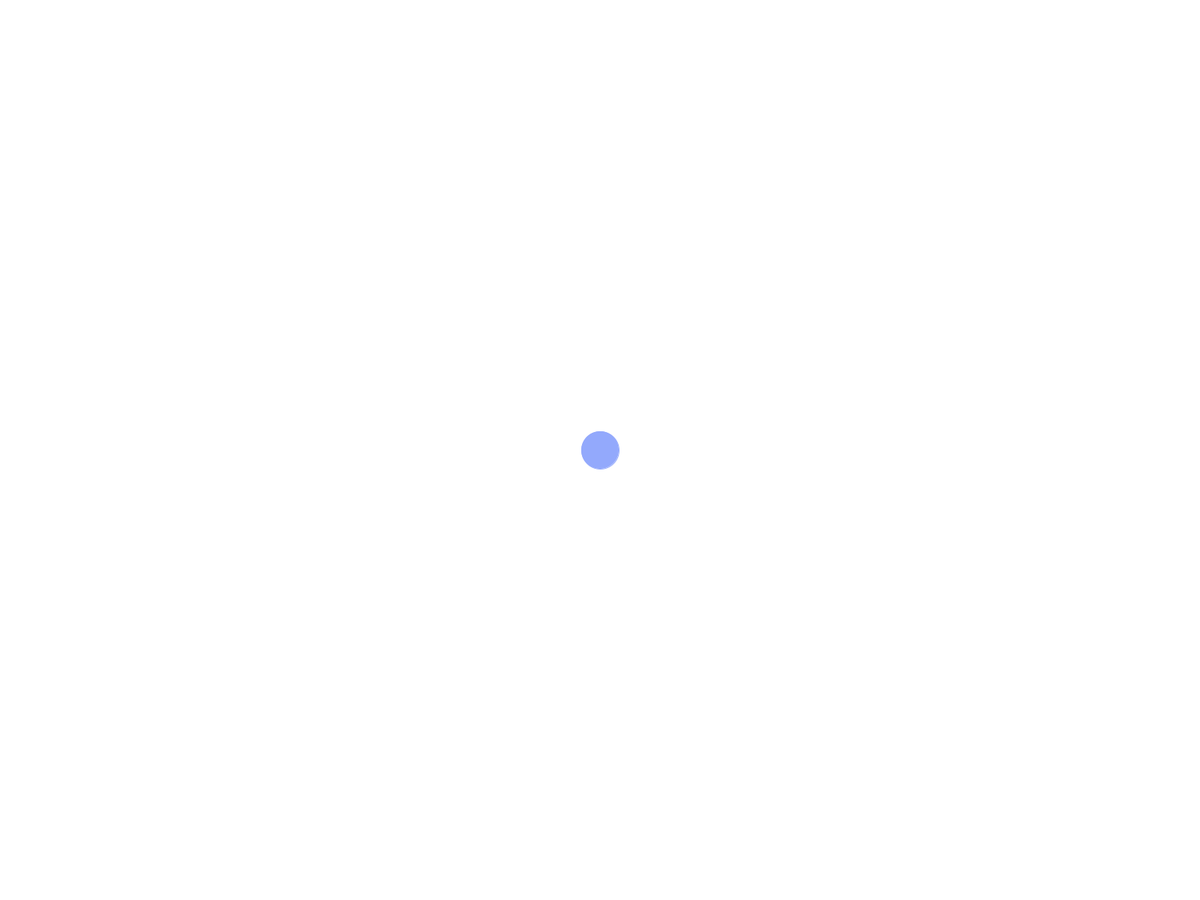
Frame 1 (no input)
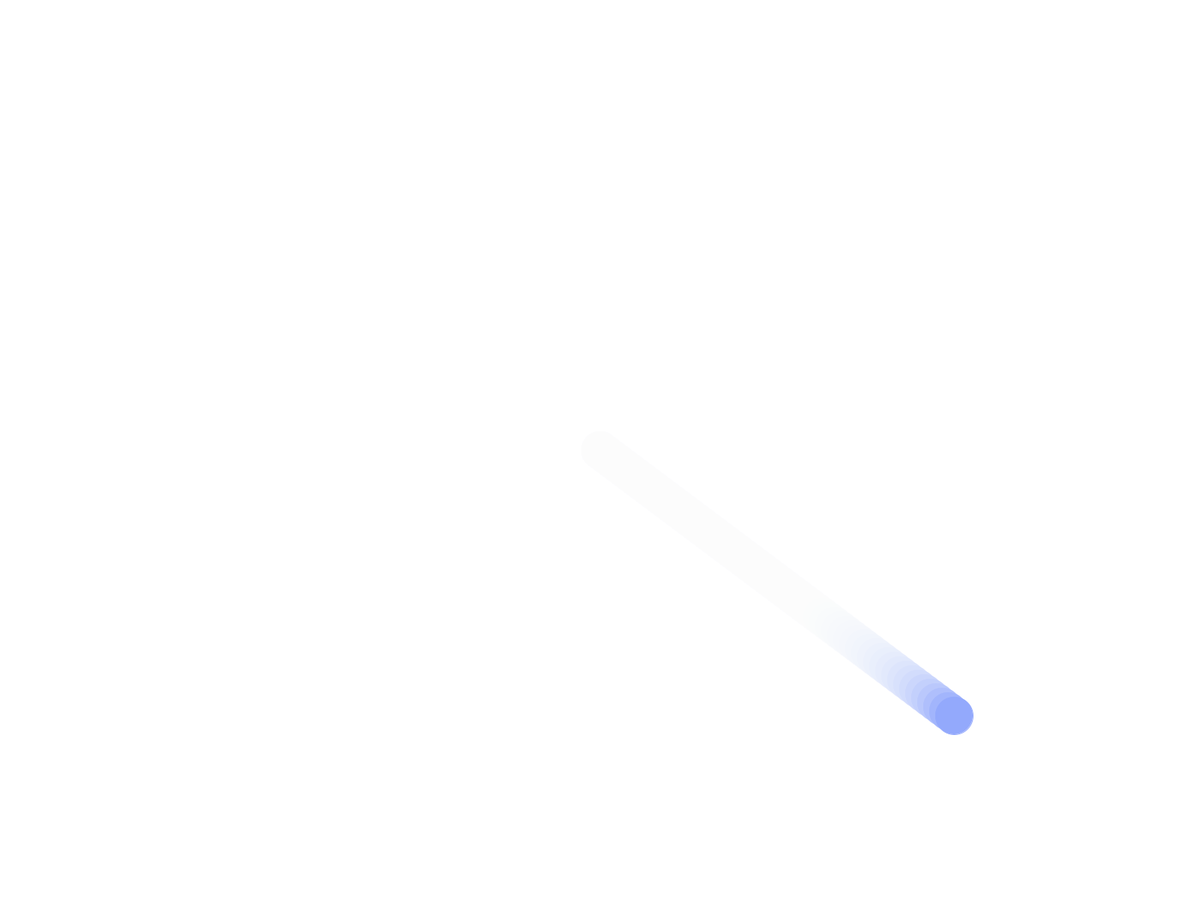
Frame 60 (the mouse pressed at the canvas centre just before this capture)
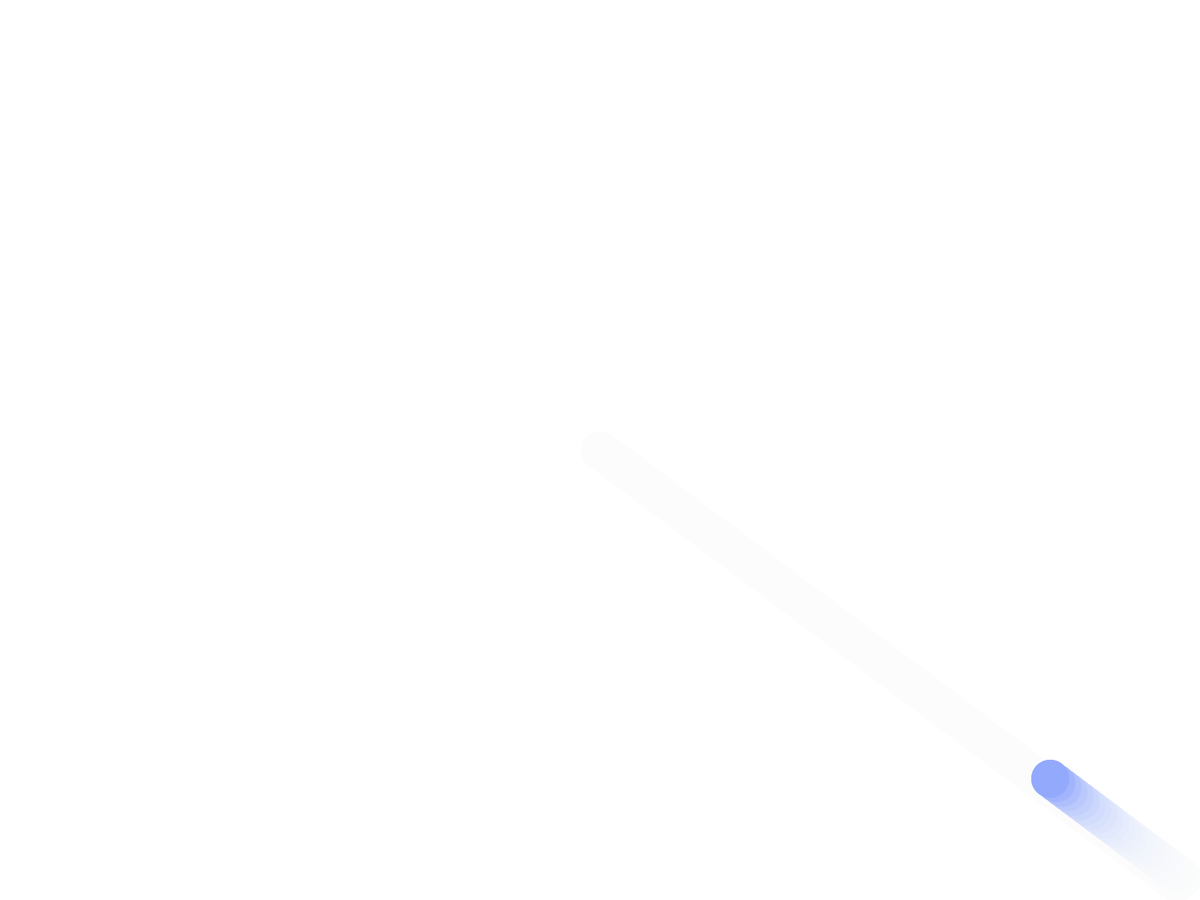
Frame 120 (the mouse held since frame 60 and released just before this capture)

The Processing sketch that drew these frames (run headless with seeded random() and noise(); from frame 60 on, the mouse is pressed at the canvas centre):

// Processing sketch: bounce
// ── bounce.pde
// Brendan Chen
// 2021/09/13

// Variable Initialization //

int x;
int y;
int xV;
int yV;


void setup() {

  background(255);
  //size(800,800);
  fullScreen();
  
  // Global Variables //
    
  x = width/2;
  y = height/2;
  
  xV = int(random(5, 10));
  yV = int(random(5, 10));
  
}

void draw() {
  // Circle //
  strokeWeight(1);  // Draw
  fill(#829BFC);
  stroke(#829BFC);
  circle(x,y, 50);
  
  x = x + xV;  // Movement
  y = y + yV;
  
  if (y < 0+25 || y > height-25 || dist(x,y, mouseX,mouseY) < 25) {  // Collisions 
    yV = yV*-1; 
  }
  if (x < 0+25 || x > width-25 || dist(x,y, mouseX,mouseY) < 25) {
    xV = xV*-1;
  }
  
  
  // Fade //
  fill(255,255,255, 35);
  stroke(255,255,255, 35);
  rect(0,0, width,height);
  
}
